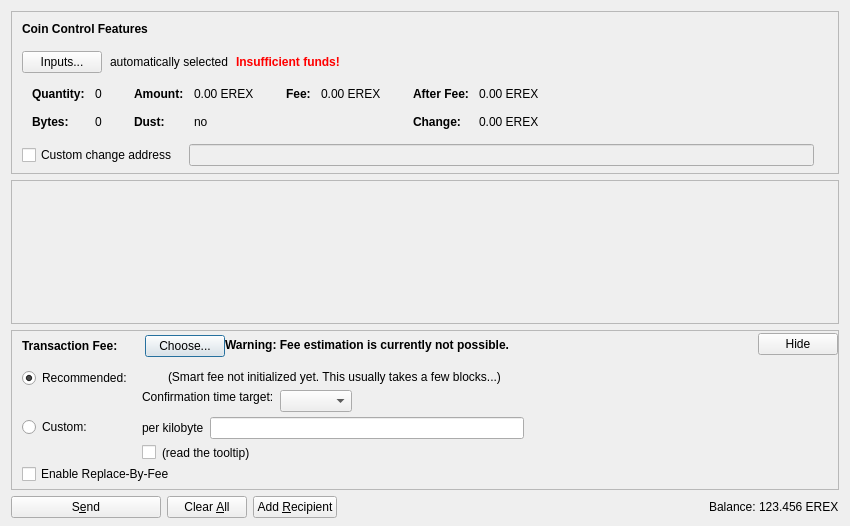
<?xml version="1.0" encoding="UTF-8"?>
<ui version="4.0">
 <class>SendCoinsDialog</class>
 <widget class="QDialog" name="SendCoinsDialog">
  <property name="geometry">
   <rect>
    <x>0</x>
    <y>0</y>
    <width>850</width>
    <height>526</height>
   </rect>
  </property>
  <property name="windowTitle">
   <string>Send Coins</string>
  </property>
  <layout class="QVBoxLayout" name="verticalLayout" stretch="0,1,0,0">
   <property name="bottomMargin">
    <number>8</number>
   </property>
   <item>
    <widget class="QFrame" name="frameCoinControl">
     <property name="sizePolicy">
      <sizepolicy hsizetype="Expanding" vsizetype="Expanding">
       <horstretch>0</horstretch>
       <verstretch>0</verstretch>
      </sizepolicy>
     </property>
     <property name="maximumSize">
      <size>
       <width>16777215</width>
       <height>16777215</height>
      </size>
     </property>
     <property name="frameShape">
      <enum>QFrame::StyledPanel</enum>
     </property>
     <property name="frameShadow">
      <enum>QFrame::Sunken</enum>
     </property>
     <layout class="QVBoxLayout" name="verticalLayoutCoinControl2">
      <property name="spacing">
       <number>0</number>
      </property>
      <property name="leftMargin">
       <number>0</number>
      </property>
      <property name="topMargin">
       <number>0</number>
      </property>
      <property name="rightMargin">
       <number>0</number>
      </property>
      <property name="bottomMargin">
       <number>6</number>
      </property>
      <item>
       <layout class="QVBoxLayout" name="verticalLayoutCoinControl" stretch="0,0,0,0,1">
        <property name="spacing">
         <number>0</number>
        </property>
        <property name="leftMargin">
         <number>10</number>
        </property>
        <property name="topMargin">
         <number>10</number>
        </property>
        <item>
         <layout class="QHBoxLayout" name="horizontalLayoutCoinControl1">
          <property name="bottomMargin">
           <number>15</number>
          </property>
          <item>
           <widget class="QLabel" name="labelCoinControlFeatures">
            <property name="sizePolicy">
             <sizepolicy hsizetype="Preferred" vsizetype="Maximum">
              <horstretch>0</horstretch>
              <verstretch>0</verstretch>
             </sizepolicy>
            </property>
            <property name="font">
             <font>
              <weight>75</weight>
              <bold>true</bold>
             </font>
            </property>
            <property name="styleSheet">
             <string notr="true">font-weight:bold;</string>
            </property>
            <property name="text">
             <string>Coin Control Features</string>
            </property>
           </widget>
          </item>
         </layout>
        </item>
        <item>
         <layout class="QHBoxLayout" name="horizontalLayoutCoinControl2" stretch="0,0,0,0">
          <property name="spacing">
           <number>8</number>
          </property>
          <property name="bottomMargin">
           <number>10</number>
          </property>
          <item>
           <widget class="QPushButton" name="pushButtonCoinControl">
            <property name="styleSheet">
             <string notr="true"/>
            </property>
            <property name="text">
             <string>Inputs...</string>
            </property>
            <property name="autoDefault">
             <bool>false</bool>
            </property>
           </widget>
          </item>
          <item>
           <widget class="QLabel" name="labelCoinControlAutomaticallySelected">
            <property name="text">
             <string>automatically selected</string>
            </property>
            <property name="margin">
             <number>5</number>
            </property>
           </widget>
          </item>
          <item>
           <widget class="QLabel" name="labelCoinControlInsuffFunds">
            <property name="font">
             <font>
              <weight>75</weight>
              <bold>true</bold>
             </font>
            </property>
            <property name="styleSheet">
             <string notr="true">color:red;font-weight:bold;</string>
            </property>
            <property name="text">
             <string>Insufficient funds!</string>
            </property>
            <property name="margin">
             <number>5</number>
            </property>
           </widget>
          </item>
          <item>
           <spacer name="horizontalSpacerCoinControl">
            <property name="orientation">
             <enum>Qt::Horizontal</enum>
            </property>
            <property name="sizeHint" stdset="0">
             <size>
              <width>40</width>
              <height>1</height>
             </size>
            </property>
           </spacer>
          </item>
         </layout>
        </item>
        <item>
         <widget class="QWidget" name="widgetCoinControl" native="true">
          <property name="sizePolicy">
           <sizepolicy hsizetype="Preferred" vsizetype="Preferred">
            <horstretch>0</horstretch>
            <verstretch>0</verstretch>
           </sizepolicy>
          </property>
          <property name="minimumSize">
           <size>
            <width>0</width>
            <height>0</height>
           </size>
          </property>
          <property name="styleSheet">
           <string notr="true"/>
          </property>
          <layout class="QHBoxLayout" name="horizontalLayoutCoinControl5">
           <property name="leftMargin">
            <number>0</number>
           </property>
           <property name="topMargin">
            <number>0</number>
           </property>
           <property name="rightMargin">
            <number>0</number>
           </property>
           <property name="bottomMargin">
            <number>0</number>
           </property>
           <item>
            <layout class="QHBoxLayout" name="horizontalLayoutCoinControl3" stretch="0,0,0,1">
             <property name="spacing">
              <number>20</number>
             </property>
             <property name="topMargin">
              <number>0</number>
             </property>
             <property name="bottomMargin">
              <number>10</number>
             </property>
             <item>
              <layout class="QFormLayout" name="formLayoutCoinControl1">
               <property name="horizontalSpacing">
                <number>10</number>
               </property>
               <property name="verticalSpacing">
                <number>14</number>
               </property>
               <property name="leftMargin">
                <number>10</number>
               </property>
               <property name="topMargin">
                <number>4</number>
               </property>
               <property name="rightMargin">
                <number>6</number>
               </property>
               <item row="0" column="0">
                <widget class="QLabel" name="labelCoinControlQuantityText">
                 <property name="font">
                  <font>
                   <weight>75</weight>
                   <bold>true</bold>
                  </font>
                 </property>
                 <property name="text">
                  <string>Quantity:</string>
                 </property>
                 <property name="margin">
                  <number>0</number>
                 </property>
                </widget>
               </item>
               <item row="0" column="1">
                <widget class="QLabel" name="labelCoinControlQuantity">
                 <property name="cursor">
                  <cursorShape>IBeamCursor</cursorShape>
                 </property>
                 <property name="contextMenuPolicy">
                  <enum>Qt::ActionsContextMenu</enum>
                 </property>
                 <property name="text">
                  <string notr="true">0</string>
                 </property>
                 <property name="margin">
                  <number>0</number>
                 </property>
                 <property name="textInteractionFlags">
                  <set>Qt::LinksAccessibleByMouse|Qt::TextSelectableByKeyboard|Qt::TextSelectableByMouse</set>
                 </property>
                </widget>
               </item>
               <item row="1" column="0">
                <widget class="QLabel" name="labelCoinControlBytesText">
                 <property name="font">
                  <font>
                   <weight>75</weight>
                   <bold>true</bold>
                  </font>
                 </property>
                 <property name="text">
                  <string>Bytes:</string>
                 </property>
                </widget>
               </item>
               <item row="1" column="1">
                <widget class="QLabel" name="labelCoinControlBytes">
                 <property name="cursor">
                  <cursorShape>IBeamCursor</cursorShape>
                 </property>
                 <property name="contextMenuPolicy">
                  <enum>Qt::ActionsContextMenu</enum>
                 </property>
                 <property name="text">
                  <string notr="true">0</string>
                 </property>
                 <property name="textInteractionFlags">
                  <set>Qt::LinksAccessibleByMouse|Qt::TextSelectableByKeyboard|Qt::TextSelectableByMouse</set>
                 </property>
                </widget>
               </item>
              </layout>
             </item>
             <item>
              <layout class="QFormLayout" name="formLayoutCoinControl2">
               <property name="horizontalSpacing">
                <number>10</number>
               </property>
               <property name="verticalSpacing">
                <number>14</number>
               </property>
               <property name="leftMargin">
                <number>6</number>
               </property>
               <property name="topMargin">
                <number>4</number>
               </property>
               <property name="rightMargin">
                <number>6</number>
               </property>
               <item row="0" column="0">
                <widget class="QLabel" name="labelCoinControlAmountText">
                 <property name="font">
                  <font>
                   <weight>75</weight>
                   <bold>true</bold>
                  </font>
                 </property>
                 <property name="text">
                  <string>Amount:</string>
                 </property>
                 <property name="margin">
                  <number>0</number>
                 </property>
                </widget>
               </item>
               <item row="0" column="1">
                <widget class="QLabel" name="labelCoinControlAmount">
                 <property name="cursor">
                  <cursorShape>IBeamCursor</cursorShape>
                 </property>
                 <property name="contextMenuPolicy">
                  <enum>Qt::ActionsContextMenu</enum>
                 </property>
                 <property name="text">
                  <string notr="true">0.00 EREX</string>
                 </property>
                 <property name="textInteractionFlags">
                  <set>Qt::LinksAccessibleByMouse|Qt::TextSelectableByKeyboard|Qt::TextSelectableByMouse</set>
                 </property>
                </widget>
               </item>
               <item row="1" column="0">
                <widget class="QLabel" name="labelCoinControlLowOutputText">
                 <property name="font">
                  <font>
                   <weight>75</weight>
                   <bold>true</bold>
                  </font>
                 </property>
                 <property name="text">
                  <string>Dust:</string>
                 </property>
                </widget>
               </item>
               <item row="1" column="1">
                <widget class="QLabel" name="labelCoinControlLowOutput">
                 <property name="cursor">
                  <cursorShape>IBeamCursor</cursorShape>
                 </property>
                 <property name="contextMenuPolicy">
                  <enum>Qt::ActionsContextMenu</enum>
                 </property>
                 <property name="text">
                  <string notr="true">no</string>
                 </property>
                 <property name="textInteractionFlags">
                  <set>Qt::LinksAccessibleByMouse|Qt::TextSelectableByKeyboard|Qt::TextSelectableByMouse</set>
                 </property>
                </widget>
               </item>
              </layout>
             </item>
             <item>
              <layout class="QFormLayout" name="formLayoutCoinControl3">
               <property name="horizontalSpacing">
                <number>10</number>
               </property>
               <property name="verticalSpacing">
                <number>14</number>
               </property>
               <property name="leftMargin">
                <number>6</number>
               </property>
               <property name="topMargin">
                <number>4</number>
               </property>
               <property name="rightMargin">
                <number>6</number>
               </property>
               <item row="0" column="0">
                <widget class="QLabel" name="labelCoinControlFeeText">
                 <property name="font">
                  <font>
                   <weight>75</weight>
                   <bold>true</bold>
                  </font>
                 </property>
                 <property name="text">
                  <string>Fee:</string>
                 </property>
                 <property name="margin">
                  <number>0</number>
                 </property>
                </widget>
               </item>
               <item row="0" column="1">
                <widget class="QLabel" name="labelCoinControlFee">
                 <property name="cursor">
                  <cursorShape>IBeamCursor</cursorShape>
                 </property>
                 <property name="contextMenuPolicy">
                  <enum>Qt::ActionsContextMenu</enum>
                 </property>
                 <property name="text">
                  <string notr="true">0.00 EREX</string>
                 </property>
                 <property name="textInteractionFlags">
                  <set>Qt::LinksAccessibleByMouse|Qt::TextSelectableByKeyboard|Qt::TextSelectableByMouse</set>
                 </property>
                </widget>
               </item>
              </layout>
             </item>
             <item>
              <layout class="QFormLayout" name="formLayoutCoinControl4">
               <property name="horizontalSpacing">
                <number>10</number>
               </property>
               <property name="verticalSpacing">
                <number>14</number>
               </property>
               <property name="leftMargin">
                <number>6</number>
               </property>
               <property name="topMargin">
                <number>4</number>
               </property>
               <property name="rightMargin">
                <number>6</number>
               </property>
               <item row="0" column="0">
                <widget class="QLabel" name="labelCoinControlAfterFeeText">
                 <property name="font">
                  <font>
                   <weight>75</weight>
                   <bold>true</bold>
                  </font>
                 </property>
                 <property name="text">
                  <string>After Fee:</string>
                 </property>
                 <property name="margin">
                  <number>0</number>
                 </property>
                </widget>
               </item>
               <item row="0" column="1">
                <widget class="QLabel" name="labelCoinControlAfterFee">
                 <property name="cursor">
                  <cursorShape>IBeamCursor</cursorShape>
                 </property>
                 <property name="contextMenuPolicy">
                  <enum>Qt::ActionsContextMenu</enum>
                 </property>
                 <property name="text">
                  <string notr="true">0.00 EREX</string>
                 </property>
                 <property name="textInteractionFlags">
                  <set>Qt::LinksAccessibleByMouse|Qt::TextSelectableByKeyboard|Qt::TextSelectableByMouse</set>
                 </property>
                </widget>
               </item>
               <item row="1" column="0">
                <widget class="QLabel" name="labelCoinControlChangeText">
                 <property name="font">
                  <font>
                   <weight>75</weight>
                   <bold>true</bold>
                  </font>
                 </property>
                 <property name="text">
                  <string>Change:</string>
                 </property>
                </widget>
               </item>
               <item row="1" column="1">
                <widget class="QLabel" name="labelCoinControlChange">
                 <property name="cursor">
                  <cursorShape>IBeamCursor</cursorShape>
                 </property>
                 <property name="contextMenuPolicy">
                  <enum>Qt::ActionsContextMenu</enum>
                 </property>
                 <property name="text">
                  <string notr="true">0.00 EREX</string>
                 </property>
                 <property name="textInteractionFlags">
                  <set>Qt::LinksAccessibleByMouse|Qt::TextSelectableByKeyboard|Qt::TextSelectableByMouse</set>
                 </property>
                </widget>
               </item>
              </layout>
             </item>
            </layout>
           </item>
          </layout>
         </widget>
        </item>
        <item>
         <layout class="QHBoxLayout" name="horizontalLayoutCoinControl4" stretch="0,0,0">
          <property name="spacing">
           <number>12</number>
          </property>
          <property name="sizeConstraint">
           <enum>QLayout::SetDefaultConstraint</enum>
          </property>
          <property name="topMargin">
           <number>5</number>
          </property>
          <property name="rightMargin">
           <number>5</number>
          </property>
          <item>
           <widget class="QCheckBox" name="checkBoxCoinControlChange">
            <property name="toolTip">
             <string>If this is activated, but the change address is empty or invalid, change will be sent to a newly generated address.</string>
            </property>
            <property name="text">
             <string>Custom change address</string>
            </property>
           </widget>
          </item>
          <item>
           <widget class="QValidatedLineEdit" name="lineEditCoinControlChange">
            <property name="enabled">
             <bool>false</bool>
            </property>
            <property name="sizePolicy">
             <sizepolicy hsizetype="Expanding" vsizetype="Fixed">
              <horstretch>0</horstretch>
              <verstretch>0</verstretch>
             </sizepolicy>
            </property>
           </widget>
          </item>
          <item>
           <widget class="QLabel" name="labelCoinControlChangeLabel">
            <property name="sizePolicy">
             <sizepolicy hsizetype="Preferred" vsizetype="Expanding">
              <horstretch>0</horstretch>
              <verstretch>0</verstretch>
             </sizepolicy>
            </property>
            <property name="minimumSize">
             <size>
              <width>0</width>
              <height>0</height>
             </size>
            </property>
            <property name="text">
             <string/>
            </property>
            <property name="margin">
             <number>3</number>
            </property>
           </widget>
          </item>
         </layout>
        </item>
        <item>
         <spacer name="verticalSpacerCoinControl">
          <property name="orientation">
           <enum>Qt::Vertical</enum>
          </property>
          <property name="sizeHint" stdset="0">
           <size>
            <width>800</width>
            <height>1</height>
           </size>
          </property>
         </spacer>
        </item>
       </layout>
      </item>
     </layout>
    </widget>
   </item>
   <item>
    <widget class="QScrollArea" name="scrollArea">
     <property name="widgetResizable">
      <bool>true</bool>
     </property>
     <widget class="QWidget" name="scrollAreaWidgetContents">
      <property name="geometry">
       <rect>
        <x>0</x>
        <y>0</y>
        <width>830</width>
        <height>104</height>
       </rect>
      </property>
      <layout class="QVBoxLayout" name="verticalLayout_2" stretch="0,1">
       <property name="leftMargin">
        <number>0</number>
       </property>
       <property name="topMargin">
        <number>0</number>
       </property>
       <property name="rightMargin">
        <number>0</number>
       </property>
       <property name="bottomMargin">
        <number>0</number>
       </property>
       <item>
        <layout class="QVBoxLayout" name="entries">
         <property name="spacing">
          <number>6</number>
         </property>
        </layout>
       </item>
       <item>
        <spacer name="verticalSpacer">
         <property name="orientation">
          <enum>Qt::Vertical</enum>
         </property>
         <property name="sizeHint" stdset="0">
          <size>
           <width>20</width>
           <height>40</height>
          </size>
         </property>
        </spacer>
       </item>
      </layout>
     </widget>
    </widget>
   </item>
   <item>
    <widget class="QFrame" name="frameFee">
     <property name="sizePolicy">
      <sizepolicy hsizetype="Expanding" vsizetype="Expanding">
       <horstretch>0</horstretch>
       <verstretch>0</verstretch>
      </sizepolicy>
     </property>
     <property name="maximumSize">
      <size>
       <width>16777215</width>
       <height>16777215</height>
      </size>
     </property>
     <property name="frameShape">
      <enum>QFrame::StyledPanel</enum>
     </property>
     <property name="frameShadow">
      <enum>QFrame::Sunken</enum>
     </property>
     <layout class="QVBoxLayout" name="verticalLayoutFee1">
      <property name="spacing">
       <number>0</number>
      </property>
      <property name="leftMargin">
       <number>0</number>
      </property>
      <property name="topMargin">
       <number>0</number>
      </property>
      <property name="rightMargin">
       <number>0</number>
      </property>
      <property name="bottomMargin">
       <number>0</number>
      </property>
      <item>
       <layout class="QVBoxLayout" name="verticalLayoutFee2" stretch="0,0,0">
        <property name="spacing">
         <number>0</number>
        </property>
        <property name="leftMargin">
         <number>10</number>
        </property>
        <property name="topMargin">
         <number>0</number>
        </property>
        <item>
         <layout class="QHBoxLayout" name="horizontalLayoutFee1">
          <property name="bottomMargin">
           <number>0</number>
          </property>
          <item>
           <layout class="QVBoxLayout" name="verticalLayoutFee7">
            <property name="spacing">
             <number>0</number>
            </property>
            <item>
             <spacer name="verticalSpacerSmartFee">
              <property name="orientation">
               <enum>Qt::Vertical</enum>
              </property>
              <property name="sizeType">
               <enum>QSizePolicy::Fixed</enum>
              </property>
              <property name="sizeHint" stdset="0">
               <size>
                <width>1</width>
                <height>4</height>
               </size>
              </property>
             </spacer>
            </item>
            <item>
             <layout class="QHBoxLayout" name="horizontalLayoutSmartFee">
              <property name="spacing">
               <number>10</number>
              </property>
              <item>
               <widget class="QLabel" name="labelFeeHeadline">
                <property name="sizePolicy">
                 <sizepolicy hsizetype="Preferred" vsizetype="Maximum">
                  <horstretch>0</horstretch>
                  <verstretch>0</verstretch>
                 </sizepolicy>
                </property>
                <property name="font">
                 <font>
                  <weight>75</weight>
                  <bold>true</bold>
                 </font>
                </property>
                <property name="styleSheet">
                 <string notr="true">font-weight:bold;</string>
                </property>
                <property name="text">
                 <string>Transaction Fee:</string>
                </property>
               </widget>
              </item>
              <item>
               <widget class="QLabel" name="labelFeeMinimized">
                <property name="text">
                 <string/>
                </property>
               </widget>
              </item>
              <item>
               <widget class="QPushButton" name="buttonChooseFee">
                <property name="text">
                 <string>Choose...</string>
                </property>
               </widget>
              </item>
             </layout>
            </item>
            <item>
             <spacer name="verticalSpacer_5">
              <property name="orientation">
               <enum>Qt::Vertical</enum>
              </property>
              <property name="sizeHint" stdset="0">
               <size>
                <width>1</width>
                <height>1</height>
               </size>
              </property>
             </spacer>
            </item>
           </layout>
          </item>
          <item>
           <widget class="QLabel" name="fallbackFeeWarningLabel">
            <property name="toolTip">
             <string>Using the fallbackfee can result in sending a transaction that will take several hours or days (or never) to confirm. Consider choosing your fee manually or wait until you have validated the complete chain.</string>
            </property>
            <property name="font">
            <font>
                <weight>75</weight>
                <bold>true</bold>
            </font>
            </property>
            <property name="text">
             <string>Warning: Fee estimation is currently not possible.</string>
            </property>
            <property name="wordWrap">
             <bool>false</bool>
            </property>
           </widget>
          </item>
          <item>
           <spacer name="horizontalSpacer_4">
            <property name="orientation">
             <enum>Qt::Horizontal</enum>
            </property>
            <property name="sizeType">
             <enum>QSizePolicy::MinimumExpanding</enum>
            </property>
            <property name="sizeHint" stdset="0">
             <size>
              <width>40</width>
              <height>20</height>
             </size>
            </property>
           </spacer>
          </item>
          <item>
           <widget class="QPushButton" name="buttonMinimizeFee">
            <property name="toolTip">
             <string>collapse fee-settings</string>
            </property>
            <property name="text">
             <string>Hide</string>
            </property>
           </widget>
          </item>
         </layout>
        </item>
        <item>
         <widget class="QFrame" name="frameFeeSelection">
          <layout class="QVBoxLayout" name="verticalLayoutFee12">
           <property name="spacing">
            <number>0</number>
           </property>
           <property name="leftMargin">
            <number>0</number>
           </property>
           <property name="topMargin">
            <number>0</number>
           </property>
           <property name="rightMargin">
            <number>0</number>
           </property>
           <property name="bottomMargin">
            <number>0</number>
           </property>
           <item>
            <layout class="QGridLayout" name="gridLayoutFee">
             <property name="topMargin">
              <number>10</number>
             </property>
             <property name="bottomMargin">
              <number>4</number>
             </property>
             <property name="horizontalSpacing">
              <number>10</number>
             </property>
             <property name="verticalSpacing">
              <number>4</number>
             </property>
             <item row="1" column="1">
              <layout class="QVBoxLayout" name="verticalLayoutFee8">
               <property name="spacing">
                <number>6</number>
               </property>
               <item>
                <layout class="QHBoxLayout" name="horizontalLayoutFee13">
                 <item>
                  <widget class="QLabel" name="labelCustomPerKilobyte">
                   <property name="toolTip">
                    <string>Specify a custom fee per kB (1,000 bytes) of the transaction's virtual size.

Note:  Since the fee is calculated on a per-byte basis, a fee of "100 satoshis per kB" for a transaction size of 500 bytes (half of 1 kB) would ultimately yield a fee of only 50 satoshis.</string>
                   </property>
                   <property name="text">
                    <string>per kilobyte</string>
                   </property>
                  </widget>
                 </item>
                 <item>
                  <widget class="ErexCoinAmountField" name="customFee"/>
                 </item>
                 <item>
                  <spacer name="horizontalSpacer_6">
                   <property name="orientation">
                    <enum>Qt::Horizontal</enum>
                   </property>
                   <property name="sizeHint" stdset="0">
                    <size>
                     <width>1</width>
                     <height>1</height>
                    </size>
                   </property>
                  </spacer>
                 </item>
                </layout>
               </item>
               <item>
                <layout class="QHBoxLayout" name="horizontalLayoutFee8">
                 <item>
                  <widget class="QCheckBox" name="checkBoxMinimumFee">
                   <property name="toolTip">
                    <string>Paying only the minimum fee is just fine as long as there is less transaction volume than space in the blocks. But be aware that this can end up in a never confirming transaction once there is more demand for erexcoin transactions than the network can process.</string>
                   </property>
                   <property name="text">
                    <string/>
                   </property>
                  </widget>
                 </item>
                 <item>
                  <widget class="QLabel" name="labelMinFeeWarning">
                   <property name="enabled">
                    <bool>true</bool>
                   </property>
                   <property name="toolTip">
                    <string>Paying only the minimum fee is just fine as long as there is less transaction volume than space in the blocks. But be aware that this can end up in a never confirming transaction once there is more demand for erexcoin transactions than the network can process.</string>
                   </property>
                   <property name="text">
                    <string>(read the tooltip)</string>
                   </property>
                   <property name="margin">
                    <number>5</number>
                   </property>
                  </widget>
                 </item>
                 <item>
                  <spacer name="horizontalSpacer_2">
                   <property name="orientation">
                    <enum>Qt::Horizontal</enum>
                   </property>
                   <property name="sizeHint" stdset="0">
                    <size>
                     <width>1</width>
                     <height>1</height>
                    </size>
                   </property>
                  </spacer>
                 </item>
                </layout>
               </item>
              </layout>
             </item>
             <item row="0" column="0">
              <layout class="QVBoxLayout" name="verticalLayoutFee4" stretch="0,1">
               <item>
                <widget class="QRadioButton" name="radioSmartFee">
                 <property name="text">
                  <string>Recommended:</string>
                 </property>
                 <property name="checked">
                  <bool>true</bool>
                 </property>
                 <attribute name="buttonGroup">
                  <string notr="true">groupFee</string>
                 </attribute>
                </widget>
               </item>
               <item>
                <spacer name="verticalSpacer_2">
                 <property name="orientation">
                  <enum>Qt::Vertical</enum>
                 </property>
                 <property name="sizeHint" stdset="0">
                  <size>
                   <width>1</width>
                   <height>1</height>
                  </size>
                 </property>
                </spacer>
               </item>
              </layout>
             </item>
             <item row="1" column="0">
              <layout class="QVBoxLayout" name="verticalLayoutFee9" stretch="0,1">
               <item>
                <widget class="QRadioButton" name="radioCustomFee">
                 <property name="text">
                  <string>Custom:</string>
                 </property>
                 <attribute name="buttonGroup">
                  <string notr="true">groupFee</string>
                 </attribute>
                </widget>
               </item>
               <item>
                <spacer name="verticalSpacer_6">
                 <property name="orientation">
                  <enum>Qt::Vertical</enum>
                 </property>
                 <property name="sizeHint" stdset="0">
                  <size>
                   <width>1</width>
                   <height>1</height>
                  </size>
                 </property>
                </spacer>
               </item>
              </layout>
             </item>
             <item row="0" column="1">
              <layout class="QVBoxLayout" name="verticalLayoutFee3" stretch="0,0,1">
               <property name="spacing">
                <number>6</number>
               </property>
               <property name="topMargin">
                <number>2</number>
               </property>
               <item>
                <layout class="QHBoxLayout" name="horizontalLayoutFee12">
                 <item>
                  <widget class="QLabel" name="labelSmartFee">
                   <property name="text">
                    <string/>
                   </property>
                   <property name="margin">
                    <number>2</number>
                   </property>
                  </widget>
                 </item>
                 <item>
                  <widget class="QLabel" name="labelFeeEstimation">
                   <property name="text">
                    <string/>
                   </property>
                  </widget>
                 </item>
                 <item>
                  <widget class="QLabel" name="labelSmartFee2">
                   <property name="text">
                    <string>(Smart fee not initialized yet. This usually takes a few blocks...)</string>
                   </property>
                   <property name="margin">
                    <number>2</number>
                   </property>
                  </widget>
                 </item>
                 <item>
                  <spacer name="horizontalSpacer_5">
                   <property name="orientation">
                    <enum>Qt::Horizontal</enum>
                   </property>
                   <property name="sizeHint" stdset="0">
                    <size>
                     <width>1</width>
                     <height>1</height>
                    </size>
                   </property>
                  </spacer>
                 </item>
                </layout>
               </item>
               <item>
                <layout class="QHBoxLayout" name="horizontalLayoutFee9">
                 <item>
                  <layout class="QVBoxLayout" name="verticalLayoutFee6">
                   <item>
                    <widget class="QLabel" name="labelSmartFee3">
                     <property name="text">
                      <string>Confirmation time target:</string>
                     </property>
                     <property name="margin">
                      <number>2</number>
                     </property>
                    </widget>
                   </item>
                   <item>
                    <spacer name="verticalSpacer_3">
                     <property name="orientation">
                      <enum>Qt::Vertical</enum>
                     </property>
                     <property name="sizeHint" stdset="0">
                      <size>
                       <width>1</width>
                       <height>1</height>
                      </size>
                     </property>
                    </spacer>
                   </item>
                  </layout>
                 </item>
                 <item>
                  <layout class="QVBoxLayout" name="verticalLayoutFee5">
                   <property name="rightMargin">
                    <number>30</number>
                   </property>
                   <item>
                    <layout class="QHBoxLayout" name="horizontalLayoutConfTarget">
                     <property name="bottomMargin">
                      <number>0</number>
                     </property>
                     <item>
                      <widget class="QComboBox" name="confTargetSelector"/>
                     </item>
                     <item>
                      <spacer name="horizontalSpacerConfTarget">
                       <property name="orientation">
                        <enum>Qt::Horizontal</enum>
                       </property>
                       <property name="sizeHint" stdset="0">
                        <size>
                         <width>40</width>
                         <height>20</height>
                        </size>
                       </property>
                      </spacer>
                     </item>
                    </layout>
                   </item>
                  </layout>
                 </item>
                </layout>
               </item>
               <item>
                <spacer name="verticalSpacer_4">
                 <property name="orientation">
                  <enum>Qt::Vertical</enum>
                 </property>
                 <property name="sizeHint" stdset="0">
                  <size>
                   <width>1</width>
                   <height>1</height>
                  </size>
                 </property>
                </spacer>
               </item>
              </layout>
             </item>
            </layout>
           </item>
           <item>
            <widget class="QCheckBox" name="optInRBF">
             <property name="text">
              <string>Enable Replace-By-Fee</string>
             </property>
             <property name="toolTip">
              <string>With Replace-By-Fee (BIP-125) you can increase a transaction's fee after it is sent. Without this, a higher fee may be recommended to compensate for increased transaction delay risk.</string>
             </property>
            </widget>
           </item>
          </layout>
         </widget>
        </item>
        <item>
         <spacer name="verticalSpacerFee">
          <property name="orientation">
           <enum>Qt::Vertical</enum>
          </property>
          <property name="sizeHint" stdset="0">
           <size>
            <width>40</width>
            <height>5</height>
           </size>
          </property>
         </spacer>
        </item>
       </layout>
      </item>
     </layout>
    </widget>
   </item>
   <item>
    <layout class="QHBoxLayout" name="horizontalLayout">
     <item>
      <widget class="QPushButton" name="sendButton">
       <property name="minimumSize">
        <size>
         <width>150</width>
         <height>0</height>
        </size>
       </property>
       <property name="toolTip">
        <string>Confirm the send action</string>
       </property>
       <property name="text">
        <string>S&amp;end</string>
       </property>
       <property name="icon">
        <iconset resource="../erexcoin.qrc">
         <normaloff>:/icons/send</normaloff>:/icons/send</iconset>
       </property>
       <property name="autoDefault">
        <bool>false</bool>
       </property>
       <property name="default">
        <bool>false</bool>
       </property>
      </widget>
     </item>
     <item>
      <widget class="QPushButton" name="clearButton">
       <property name="sizePolicy">
        <sizepolicy hsizetype="Minimum" vsizetype="Fixed">
         <horstretch>0</horstretch>
         <verstretch>0</verstretch>
        </sizepolicy>
       </property>
       <property name="toolTip">
        <string>Clear all fields of the form.</string>
       </property>
       <property name="text">
        <string>Clear &amp;All</string>
       </property>
       <property name="icon">
        <iconset resource="../erexcoin.qrc">
         <normaloff>:/icons/remove</normaloff>:/icons/remove</iconset>
       </property>
       <property name="autoDefault">
        <bool>false</bool>
       </property>
      </widget>
     </item>
     <item>
      <widget class="QPushButton" name="addButton">
       <property name="toolTip">
        <string>Send to multiple recipients at once</string>
       </property>
       <property name="text">
        <string>Add &amp;Recipient</string>
       </property>
       <property name="icon">
        <iconset resource="../erexcoin.qrc">
         <normaloff>:/icons/add</normaloff>:/icons/add</iconset>
       </property>
       <property name="autoDefault">
        <bool>false</bool>
       </property>
      </widget>
     </item>
     <item>
      <spacer name="horizontalSpacer">
       <property name="orientation">
        <enum>Qt::Horizontal</enum>
       </property>
       <property name="sizeHint" stdset="0">
        <size>
         <width>40</width>
         <height>20</height>
        </size>
       </property>
      </spacer>
     </item>
     <item>
      <layout class="QHBoxLayout" name="horizontalLayout_2">
       <property name="spacing">
        <number>3</number>
       </property>
       <item>
        <widget class="QLabel" name="label">
         <property name="sizePolicy">
          <sizepolicy hsizetype="Preferred" vsizetype="Fixed">
           <horstretch>0</horstretch>
           <verstretch>0</verstretch>
          </sizepolicy>
         </property>
         <property name="text">
          <string>Balance:</string>
         </property>
        </widget>
       </item>
       <item>
        <widget class="QLabel" name="labelBalance">
         <property name="sizePolicy">
          <sizepolicy hsizetype="Preferred" vsizetype="Fixed">
           <horstretch>0</horstretch>
           <verstretch>0</verstretch>
          </sizepolicy>
         </property>
         <property name="cursor">
          <cursorShape>IBeamCursor</cursorShape>
         </property>
         <property name="text">
          <string notr="true">123.456 EREX</string>
         </property>
         <property name="textInteractionFlags">
          <set>Qt::LinksAccessibleByMouse|Qt::TextSelectableByKeyboard|Qt::TextSelectableByMouse</set>
         </property>
        </widget>
       </item>
      </layout>
     </item>
    </layout>
   </item>
  </layout>
 </widget>
 <customwidgets>
  <customwidget>
   <class>QValidatedLineEdit</class>
   <extends>QLineEdit</extends>
   <header>qt/qvalidatedlineedit.h</header>
  </customwidget>
  <customwidget>
   <class>ErexCoinAmountField</class>
   <extends>QLineEdit</extends>
   <header>qt/erexcoinamountfield.h</header>
   <container>1</container>
  </customwidget>
 </customwidgets>
 <resources>
  <include location="../erexcoin.qrc"/>
 </resources>
 <connections/>
 <buttongroups>
  <buttongroup name="groupFee"/>
 </buttongroups>
</ui>
